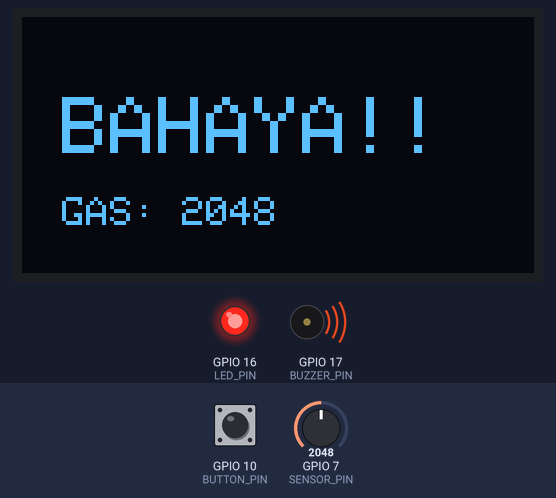
This sketch was run on a simulated ESP32-S3. Shown: 128×64 one-colour display, output pins drawn as LEDs (lit = HIGH), buzzer (waves = sounding, pin HIGH). The test bench sets the inputs (shaded band); at power-on: GPIO 7 (SENSOR_PIN) = 2048, GPIO 10 (BUTTON_PIN) HIGH. What the sketch prints to the serial monitor is not drawn.

Above: at 0.87 s.
1.3 s: GPIO 7 (SENSOR_PIN) set to 1961
At 1.9 s:
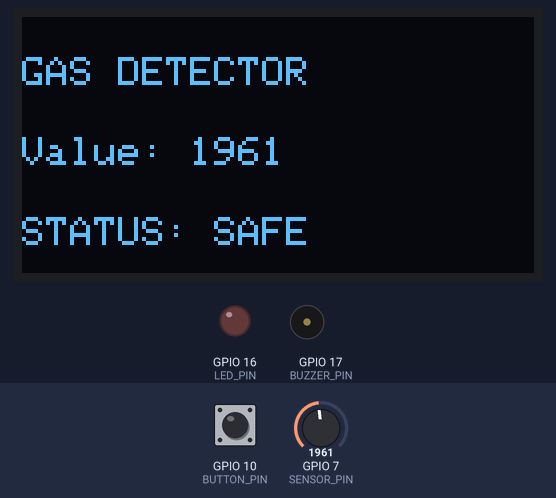
3.0 s: GPIO 7 (SENSOR_PIN) set to 2040
At 4.12 s:
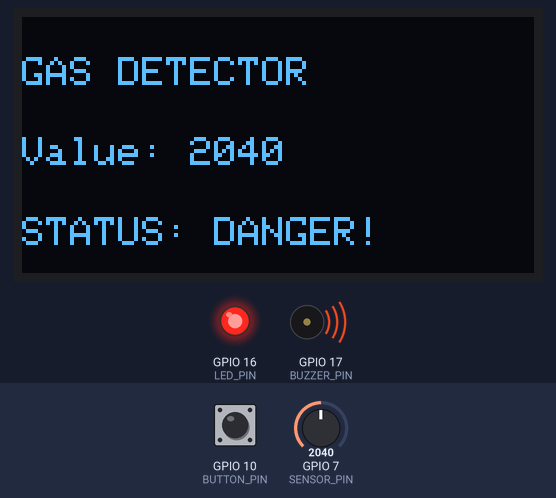
6.0 s: GPIO 10 (BUTTON_PIN) pulled LOW for 0.6 s
At 7.3 s:
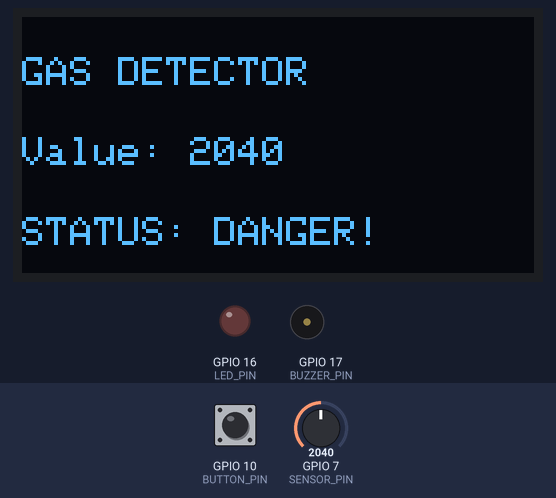
8.1 s: GPIO 7 (SENSOR_PIN) set to 2047
At 9.7 s:
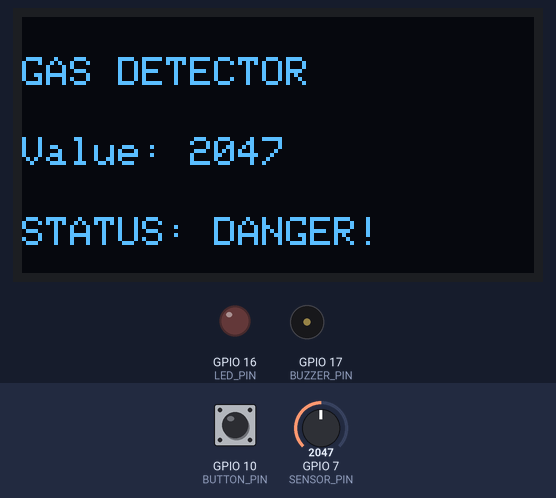
10.0 s: GPIO 7 (SENSOR_PIN) set to 1960
At 10.8 s:
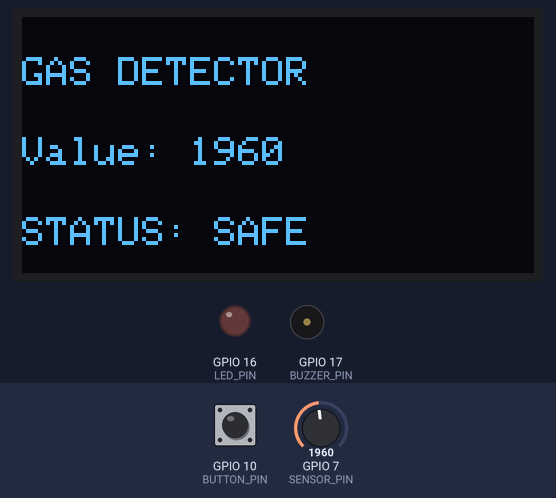
11.5 s: GPIO 7 (SENSOR_PIN) set to 1228
At 12.0 s:
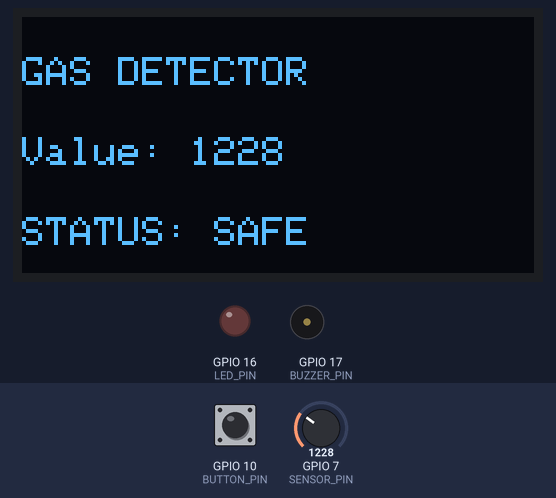
Timing chart, 0 to 14.0 s (numbered marks = the images above; inputs shaded):
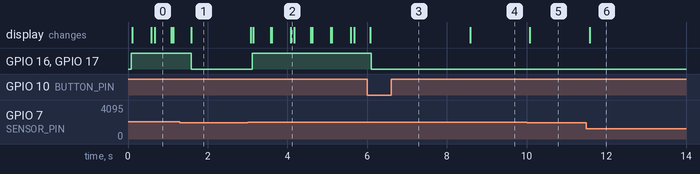

Measured:
- the behaviour switches between 2001 and 2000 on GPIO 7 (SENSOR_PIN) (found by bisection; images 0 and 1)
- after the input at 1.3 s, GPIO 16 (LED_PIN), GPIO 17 (BUZZER_PIN): HIGH → LOW after 0.28 s; the display: changes after 0.28 s (image 1)
- after the input at 3.0 s, GPIO 16 (LED_PIN), GPIO 17 (BUZZER_PIN): LOW → HIGH after 0.12 s; the display: changes after 0.08 s (image 2)
- after the input at 6.0 s, GPIO 16 (LED_PIN), GPIO 17 (BUZZER_PIN): HIGH → LOW after 0.10 s
- after the input at 8.1 s, the display: changes after 0.48 s (image 4)
- after the input at 10.0 s, the display: changes after 0.08 s (image 5)
- after the input at 11.5 s, the display: changes after 0.08 s (image 6)

The sketch:

sketch.ino
```cpp
#include <Arduino.h>
#include <Wire.h>
#include <Adafruit_GFX.h>
#include <Adafruit_SSD1306.h>

// --- KONFIGURASI PIN (SESUAI GAMBAR WOKWI) ---
#define SENSOR_PIN 7      // Potensiometer
#define LED_PIN 16        // LED
#define BUZZER_PIN 17     // Buzzer
#define BUTTON_PIN 10     // Tombol (Ground ke Pin 10)

Adafruit_SSD1306 display(128, 64, &Wire, -1);

// --- RTOS RESOURCES ---
// KITA BUTUH 2 QUEUE AGAR TIDAK REBUTAN DATA
QueueHandle_t displayQueue;
QueueHandle_t alarmQueue;

SemaphoreHandle_t oledMutex;
SemaphoreHandle_t emergencySemaphore;

const int threshold = 2000; // Batas bahaya gas

// --- 1. INTERRUPT SERVICE ROUTINE (ISR) ---
void IRAM_ATTR emergencyISR() {
  BaseType_t xHigherPriorityTaskWoken = pdFALSE;
  // Beri sinyal ke TaskAlarm bahwa tombol ditekan
  xSemaphoreGiveFromISR(emergencySemaphore, &xHigherPriorityTaskWoken);
  portYIELD_FROM_ISR(xHigherPriorityTaskWoken);
}

// --- 2. TASK SENSOR (PRODUCER) ---
void TaskSensor(void *pvParameters) {
  while (1) {
    int gasValue = analogRead(SENSOR_PIN);

    // PERBAIKAN: Kirim data ke DUA antrian sekaligus (Broadcast)
    xQueueSend(displayQueue, &gasValue, portMAX_DELAY);
    xQueueSend(alarmQueue, &gasValue, portMAX_DELAY);

    // Serial monitor opsional (bisa dikomentari agar tidak spam)
    // Serial.printf("[Sensor] Gas: %d\n", gasValue);

    vTaskDelay(pdMS_TO_TICKS(500));  // Baca setiap 500ms
  }
}

// --- 3. TASK DISPLAY (CONSUMER 1) ---
void TaskDisplay(void *pvParameters) {
  int gasValue;
  while (1) {
    // Ambil data khusus untuk display
    if (xQueueReceive(displayQueue, &gasValue, portMAX_DELAY)) {

      // Amankan OLED dengan Mutex
      if (xSemaphoreTake(oledMutex, portMAX_DELAY)) {
        display.clearDisplay();
        display.setTextSize(1);
        display.setTextColor(SSD1306_WHITE);
        display.setCursor(0, 10);
        display.println("GAS DETECTOR");
        display.setCursor(0, 30);
        display.print("Value: ");
        display.println(gasValue);

        display.setCursor(0, 50);
        if(gasValue > threshold) display.print("STATUS: DANGER!");
        else display.print("STATUS: SAFE");

        display.display();
        xSemaphoreGive(oledMutex); // Lepas Mutex
      }
    }
  }
}

// --- 4. TASK ALARM (CONSUMER 2 - LOGIKA UTAMA) ---
void TaskAlarm(void *pvParameters) {
  int gasValue;
  bool emergencyActive = false; // False = Normal, True = Alarm Dimatikan (Muted)
  unsigned long lastDebounceTime = 0; // Timer untuk anti-mantul tombol

  while (1) {
    // A. CEK TOMBOL (DENGAN DEBOUNCE)
    // Gunakan timeout 0 agar tidak memblokir proses pembacaan sensor
    if (xSemaphoreTake(emergencySemaphore, 0) == pdTRUE) {
      unsigned long now = millis();
      // Hanya terima input jika jarak antar penekanan > 200ms
      if (now - lastDebounceTime > 200) {
        emergencyActive = !emergencyActive; // Ubah status (Toggle)
        lastDebounceTime = now;

        Serial.print("[BUTTON] Status Emergency Mute: ");
        Serial.println(emergencyActive ? "AKTIF (Alarm Mati)" : "NON-AKTIF (Alarm Nyala)");
      }
    }

    // B. LOGIKA KONTROL ALARM
    // Jika Mode Mute AKTIF, Paksa mati semua output
    if (emergencyActive) {
      digitalWrite(LED_PIN, LOW);
      digitalWrite(BUZZER_PIN, LOW);

      // Tetap harus mengosongkan queue agar tidak menumpuk, meski datanya dibuang
      xQueueReceive(alarmQueue, &gasValue, 0);
    }
    // Jika Mode Normal (Tidak di-Mute)
    else {
      // Cek apakah ada data baru di Queue Alarm
      if (xQueueReceive(alarmQueue, &gasValue, 10)) {
        if (gasValue > threshold) {
          // 1. Nyalakan Hardware
          digitalWrite(LED_PIN, HIGH);
          digitalWrite(BUZZER_PIN, HIGH);

          // 2. AKSES OLED (Disini Mutex Berfungsi!)
          // TaskAlarm minta izin kunci Mutex untuk nulis peringatan
          if (xSemaphoreTake(oledMutex, portMAX_DELAY)) {
             display.clearDisplay(); // Hapus tampilan angka biasa
             display.setTextSize(2); // Tulisan Besar
             display.setCursor(10, 20);
             display.println("BAHAYA!!");
             display.setTextSize(1);
             display.setCursor(10, 45);
             display.print("GAS: ");
             display.println(gasValue);
             display.display();

             // Kembalikan Kunci Mutex
             xSemaphoreGive(oledMutex);
          } }
          else {
          digitalWrite(LED_PIN, LOW);
          digitalWrite(BUZZER_PIN, LOW);
        }
      }
    }

    vTaskDelay(pdMS_TO_TICKS(100)); // Delay kecil untuk stabilitas task
  }
}


void setup() {
  Serial.begin(115200);
  Wire.begin(5, 4); // SDA Pin 5, SCL Pin 4 (Sesuai gambar Wokwi ESP32-S3)

  pinMode(SENSOR_PIN, INPUT);
  pinMode(LED_PIN, OUTPUT);
  pinMode(BUZZER_PIN, OUTPUT);
  pinMode(BUTTON_PIN, INPUT); // Wajib INPUT_PULLUP karena kaki lain ke Ground

  // Pasang Interrupt
  attachInterrupt(digitalPinToInterrupt(BUTTON_PIN), emergencyISR, FALLING);

  // Inisialisasi OLED
  if (!display.begin(SSD1306_SWITCHCAPVCC, 0x3C)) {
    Serial.println("OLED Error!");
    for (;;);
  }
  display.clearDisplay();
  display.display();

  // --- INISIALISASI RTOS (PENTING: 2 QUEUE) ---
  displayQueue = xQueueCreate(10, sizeof(int));
  alarmQueue = xQueueCreate(10, sizeof(int)); // Queue terpisah untuk alarm

  oledMutex = xSemaphoreCreateMutex();
  emergencySemaphore = xSemaphoreCreateBinary();

  // Buat Task
  xTaskCreatePinnedToCore(TaskSensor, "TaskSensor", 2048, NULL, 2, NULL, 0);
  xTaskCreatePinnedToCore(TaskDisplay, "TaskDisplay", 4096, NULL, 1, NULL, 1);
  xTaskCreatePinnedToCore(TaskAlarm, "TaskAlarm", 2048, NULL, 2, NULL, 1);
}

void loop() {
  // Biarkan kosong
}
```
